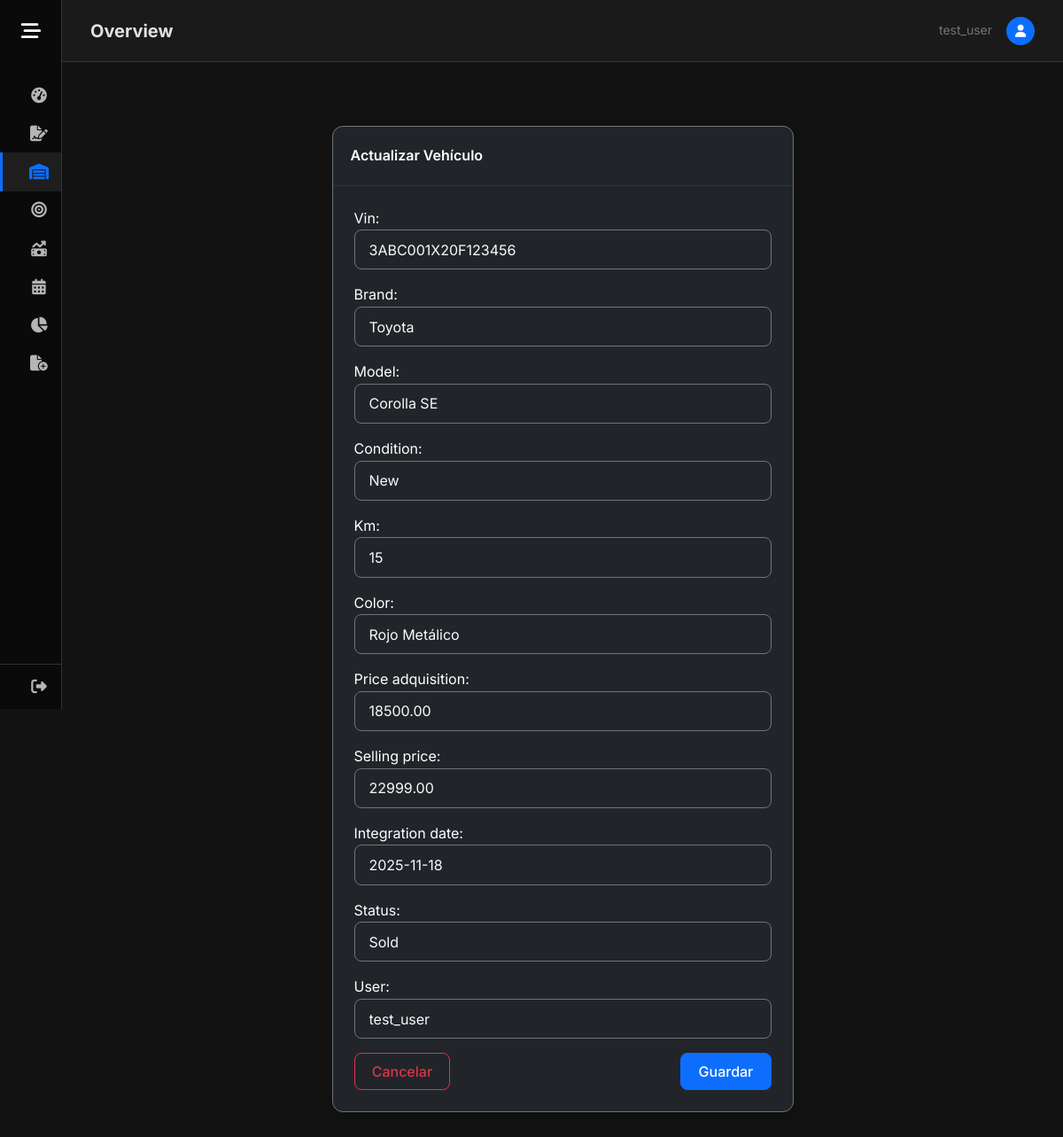
/inventory_update/1 (signed in), run on an earlier commit of the app's database.
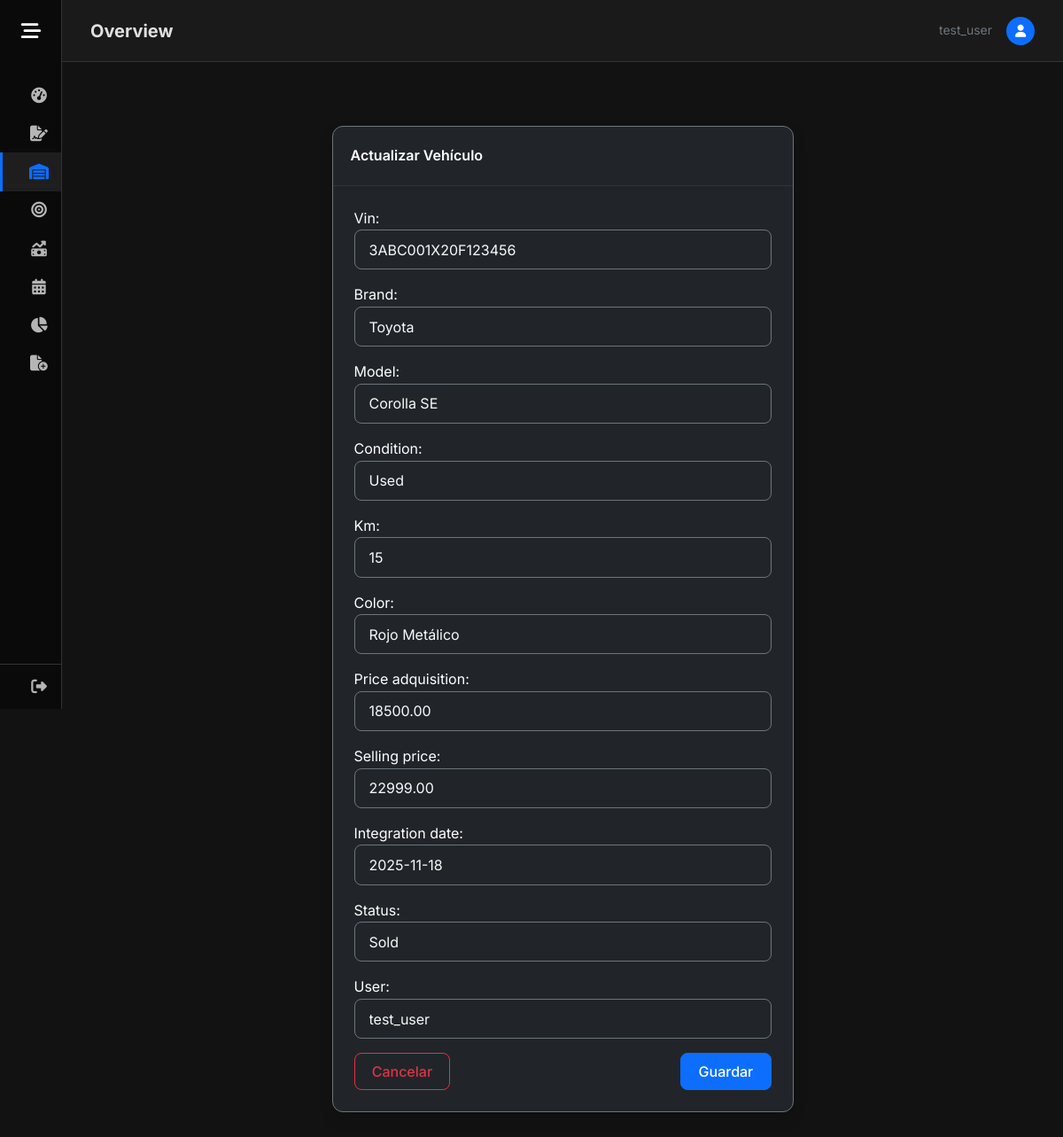
And on a later commit of the database.
### GDMFX/models.py (models this page shows, shortened)
class Vehicles(models.Model):
    vin = models.CharField(max_length=17, unique=True)
    brand = models.CharField(max_length=50)
    model = models.CharField(max_length=50)
    CONDITION_CHOICES = [
        ('Used', 'Used'),
        ('New', 'New'),
    ]
    condition = models.CharField(max_length=10, choices=CONDITION_CHOICES)
    km = models.IntegerField(default=0)
    color = models.CharField(max_length=50)
    price_adquisition = models.DecimalField(max_digits=12, decimal_places=2, null=True, blank=True)
    selling_price = models.DecimalField(max_digits=12, decimal_places=2, null=True, blank=True)
    integration_date = models.DateField(null=True, blank=True)
    STATUS_CHOICES = [
        ('Available', 'Available'),
        ('Sold', 'Sold'),
    ]
    status = models.CharField(max_length=10, choices=STATUS_CHOICES)
    user = models.ForeignKey(User, on_delete=models.CASCADE)

### GDMFX/views.py (the view, shortened to what this page needs)
# urls.py: path('inventory_update/<int:id_vehicle>', views.update_vehicle, name='update_vehicle'),
@login_required
def update_vehicle(request, id_vehicle):
    vehicle = get_object_or_404(Vehicles, pk=id_vehicle, user=request.user)
    if request.method == 'GET':
        form = VehicleForm(instance=vehicle)
        form.fields['user'].queryset = User.objects.filter(pk = request.user.pk)
        form.fields['user'].initial = request.user
        return render(request, 'update_inventory.html', {'form': form})

### GDMFX/templates/update_inventory.html (shortened to what this page needs)
{% extends 'base.html' %}
{% block content %}
<div class="container mt-3">
    <div class="card shadow border-secondary bg-dark text-white" style="width: 50%; margin: 0 auto;">
        <div class="card-header">Actualizar Vehículo</div>
        <div class="card-body">
            <form method="post">
                {{ form.as_p }}
                <div class="d-flex justify-content-between">
                    <a href="{% url 'inventory' %}" class="btn btn-outline-danger">Cancelar</a>
                    <button type="submit" class="btn btn-primary">Guardar</button>
                </div>
            </form>
        </div>
    </div>
</div>
{% endblock %}

What changed in the data, as far as the page shows it:
changed Vehicles "3ABC001X20F123456": condition "New" → "Used"
